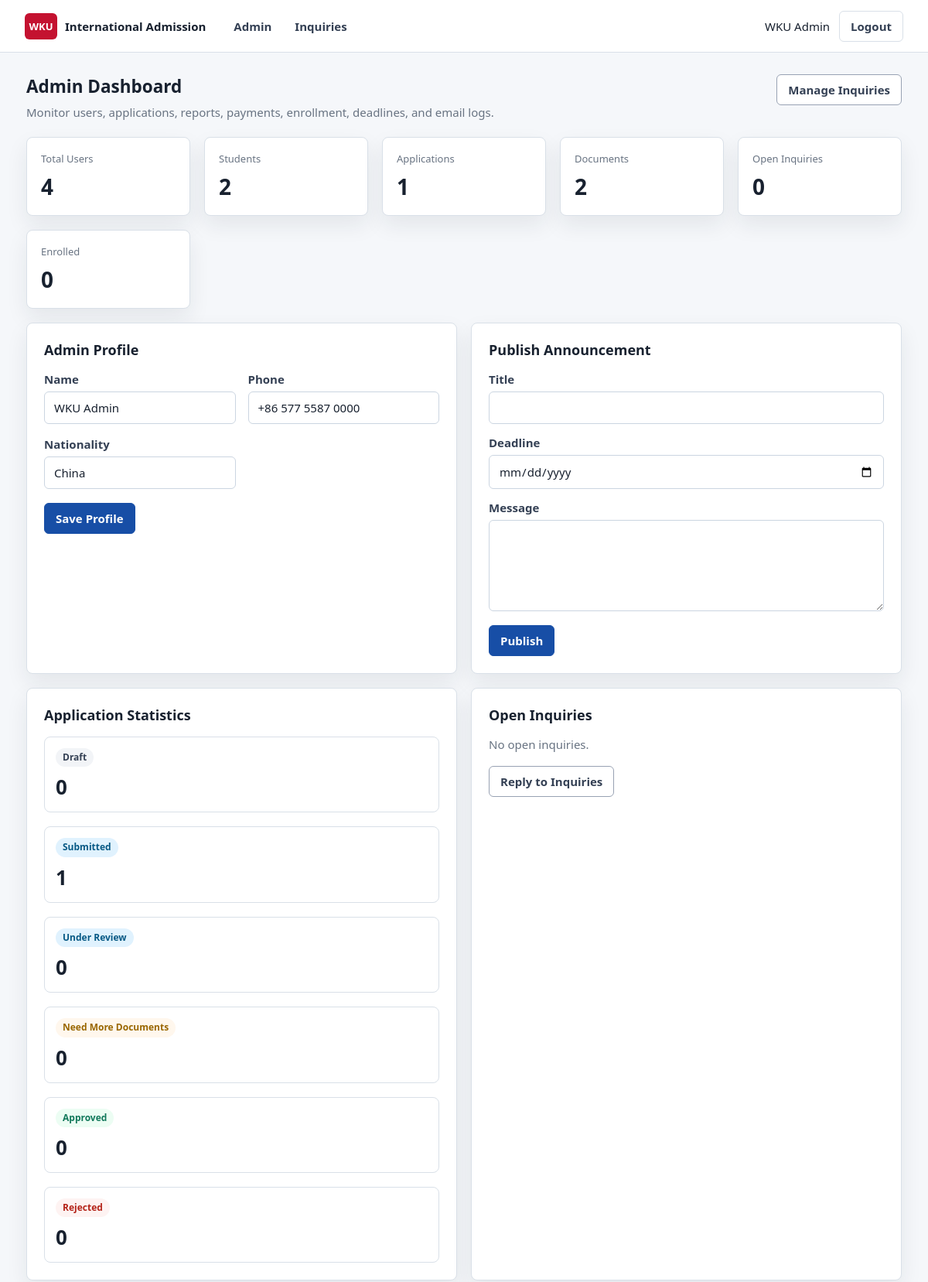
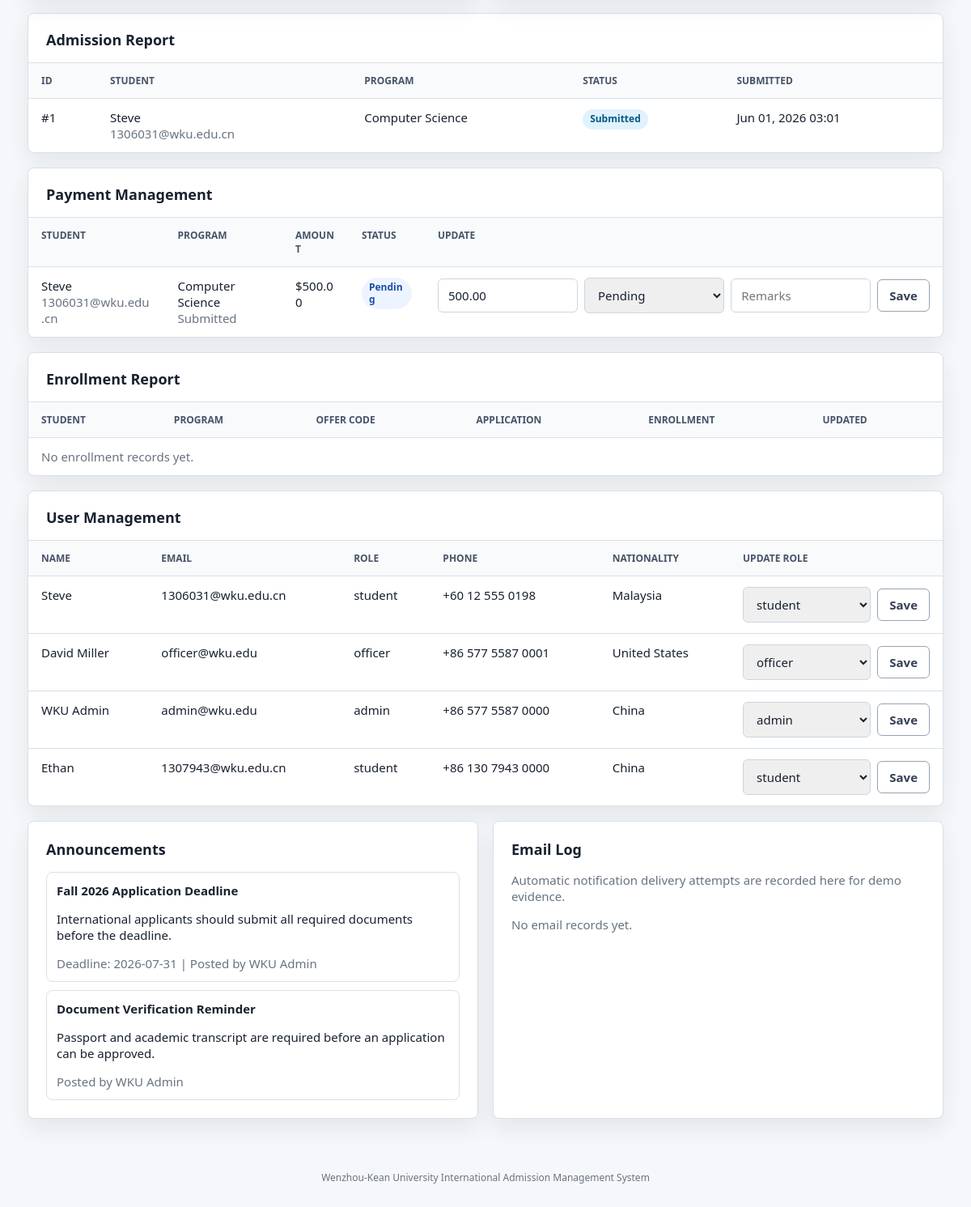
/admin_dashboard.php (signed in), run on the app's committed database (2 pictures, top to bottom).
### tables this page shows
CREATE TABLE users (
    user_id INT AUTO_INCREMENT PRIMARY KEY,
    name VARCHAR(120) NOT NULL,
    email VARCHAR(160) NOT NULL UNIQUE,
    password_hash VARCHAR(255) NOT NULL,
    role ENUM('student', 'officer', 'admin') NOT NULL DEFAULT 'student',
    phone VARCHAR(40) NULL,
    nationality VARCHAR(80) NULL,
    created_at DATETIME NOT NULL DEFAULT CURRENT_TIMESTAMP
);

CREATE TABLE applications (
    application_id INT AUTO_INCREMENT PRIMARY KEY,
    user_id INT NOT NULL,
    program VARCHAR(120) NOT NULL,
    intake VARCHAR(60) NOT NULL,
    date_of_birth DATE NULL,
    gender ENUM('Female', 'Male', 'Other') NULL,
    passport_number VARCHAR(80) NULL,
    previous_school VARCHAR(160) NULL,
    gpa DECIMAL(3, 2) NULL,
    english_score VARCHAR(80) NULL,
    personal_statement TEXT NULL,
    status ENUM('Draft', 'Submitted', 'Under Review', 'Need More Documents', 'Approved', 'Rejected') NOT NULL DEFAULT 'Draft',
    submission_date DATETIME NULL,
    updated_at DATETIME NOT NULL DEFAULT CURRENT_TIMESTAMP ON UPDATE CURRENT_TIMESTAMP,
    CONSTRAINT fk_applications_user
        FOREIGN KEY (user_id) REFERENCES users(user_id)
        ON DELETE CASCADE
);

CREATE TABLE payments (
    payment_id INT AUTO_INCREMENT PRIMARY KEY,
    application_id INT NOT NULL,
    amount DECIMAL(10, 2) NOT NULL DEFAULT 0.00,
    status ENUM('Pending', 'Paid', 'Waived') NOT NULL DEFAULT 'Pending',
    paid_at DATETIME NULL,
    remarks VARCHAR(255) NOT NULL DEFAULT '',
    updated_at DATETIME NOT NULL DEFAULT CURRENT_TIMESTAMP ON UPDATE CURRENT_TIMESTAMP,
    CONSTRAINT fk_payments_application
        FOREIGN KEY (application_id) REFERENCES applications(application_id)
        ON DELETE CASCADE
);

CREATE TABLE announcements (
    announcement_id INT AUTO_INCREMENT PRIMARY KEY,
    title VARCHAR(160) NOT NULL,
    body TEXT NOT NULL,
    deadline DATE NULL,
    created_by INT NOT NULL,
    created_at DATETIME NOT NULL DEFAULT CURRENT_TIMESTAMP,
    CONSTRAINT fk_announcements_admin
        FOREIGN KEY (created_by) REFERENCES users(user_id)
        ON DELETE CASCADE
);

### admin_dashboard.php (the view, shortened to what the rows shown need)
<?php
require_once __DIR__ . '/includes/Auth.php';
require_once __DIR__ . '/includes/ApplicationService.php';
$user = Auth::requireRole('admin');
$service = new ApplicationService();
$users = $service->users();
$announcements = $service->announcements();
$applications = $service->applicationsForReview();
$payments = $service->paymentsForReport();
require_once __DIR__ . '/includes/header.php';
?>
<section class="page-title">
    <div>
        <h1>Admin Dashboard</h1>
    </div>
</section>
<section class="grid two" style="margin-top: 18px;">
    <article class="panel">
        <h2>Admin Profile</h2>
        <form action="admin_dashboard.php" method="post">
            <div class="form-grid compact">
                <div class="field">
                    <label for="profile-name">Name</label>
                    <input id="profile-name" name="name" value="<?= e($user['name']) ?>" required>
                </div>
                <div class="field">
                    <label for="profile-phone">Phone</label>
                    <input id="profile-phone" name="phone" value="<?= e($user['phone'] ?? '') ?>">
                </div>
                <div class="field">
                    <label for="profile-nationality">Nationality</label>
                    <input id="profile-nationality" name="nationality" value="<?= e($user['nationality'] ?? '') ?>">
                </div>
            </div>
        </form>
    </article>
    <article class="panel">
        <h2>Publish Announcement</h2>
    </article>
</section>
<section class="grid two" style="margin-top: 18px;">
    <article class="panel">
        <h2>Application Statistics</h2>
    </article>
    <article class="panel">
        <h2>Open Inquiries</h2>
    </article>
</section>
<section class="table-panel wide" style="margin-top: 18px;">
    <h2>Admission Report</h2>
    <table>
        <thead>
        <tr>
            <th>ID</th>
            <th>Student</th>
            <th>Program</th>
            <th>Status</th>
            <th>Submitted</th>
        </tr>
        </thead>
        <tbody>
        <?php foreach ($applications as $application): ?>
            <tr>
                <td>#<?= (int) $application['application_id'] ?></td>
                <td><?= e($application['name']) ?><br><span class="muted"><?= e($application['email']) ?></span></td>
                <td><?= e($application['program']) ?></td>
                <td><span class="<?= e(status_class($application['status'])) ?>"><?= e($application['status']) ?></span></td>
                <td><?= format_datetime($application['submission_date']) ?></td>
            </tr>
        <?php endforeach; ?>
        </tbody>
    </table>
</section>
<section class="table-panel wide" style="margin-top: 18px;">
    <h2>Payment Management</h2>
    <table>
        <thead>
        <tr>
            <th>Student</th>
            <th>Program</th>
            <th>Amount</th>
            <th>Status</th>
            <th>Update</th>
        </tr>
        </thead>
        <tbody>
        <?php foreach ($payments as $payment): ?>
            <tr>
                <td><?= e($payment['name']) ?><br><span class="muted"><?= e($payment['email']) ?></span></td>
                <td><?= e($payment['program']) ?><br><span class="muted"><?= e($payment['application_status']) ?></span></td>
                <td>$<?= number_format((float) $payment['amount'], 2) ?></td>
                <td><span class="<?= e(status_class($payment['status'])) ?>"><?= e($payment['status']) ?></span></td>
                <td>
                    <form class="inline-form" action="admin_dashboard.php" method="post">
                        <input name="amount" type="number" min="0" step="0.01" value="<?= e($payment['amount']) ?>" aria-label="Amount">
                        <select name="status" aria-label="Payment status">
                            <?php foreach (['Pending', 'Paid', 'Waived'] as $status): ?>
                                <option value="<?= e($status) ?>" <?= selected($payment['status'], $status) ?>><?= e($status) ?></option>
                            <?php endforeach; ?>
                        </select>
                        <input name="remarks" value="<?= e($payment['remarks']) ?>" placeholder="Remarks">
                        <button class="btn secondary" type="submit">Save</button>
                    </form>
                </td>
            </tr>
        <?php endforeach; ?>
        </tbody>
    </table>
</section>
<section class="table-panel wide" style="margin-top: 18px;">
    <h2>Enrollment Report</h2>
    <table>
        <thead>
        <tr>
            <th>Student</th>
            <th>Program</th>
            <th>Offer Code</th>
            <th>Application</th>
            <th>Enrollment</th>
            <th>Updated</th>
        </tr>
        </thead>
    </table>
</section>
<section class="table-panel wide" style="margin-top: 18px;">
    <h2>User Management</h2>
    <table>
        <thead>
        <tr>
            <th>Name</th>
            <th>Email</th>
            <th>Role</th>
            <th>Phone</th>
            <th>Nationality</th>
            <th>Update Role</th>
        </tr>
        </thead>
        <tbody>
        <?php foreach ($users as $record): ?>
            <tr>
                <td><?= e($record['name']) ?></td>
                <td><?= e($record['email']) ?></td>
                <td><?= e($record['role']) ?></td>
                <td><?= e($record['phone'] ?: '-') ?></td>
                <td><?= e($record['nationality'] ?: '-') ?></td>
                <td>
                    <form class="inline-form compact" action="admin_dashboard.php" method="post">
                        <select name="role">
                            <?php foreach (['student', 'officer', 'admin'] as $role): ?>
                                <option value="<?= e($role) ?>" <?= selected($record['role'], $role) ?>><?= e($role) ?></option>
                            <?php endforeach; ?>
                        </select>
                        <button class="btn secondary" type="submit">Save</button>
                    </form>
                </td>
            </tr>
        <?php endforeach; ?>
        </tbody>
    </table>
</section>
<section class="grid two" style="margin-top: 18px;">
    <article class="panel">
        <h2>Announcements</h2>
        <?php if (!$announcements): ?>
            <p class="muted">No announcements published.</p>
        <?php else: ?>
            <ul class="list">
                <?php foreach ($announcements as $announcement): ?>
                    <li>
                        <strong><?= e($announcement['title']) ?></strong>
                        <p><?= e($announcement['body']) ?></p>
                        <span class="muted">
                            <?= $announcement['deadline'] ? 'Deadline: ' . e($announcement['deadline']) . ' | ' : '' ?>
                            Posted by <?= e($announcement['author_name']) ?>
                        </span>
                    </li>
                <?php endforeach; ?>
            </ul>
        <?php endif; ?>
    </article>
    <article class="panel">
        <h2>Email Log</h2>
    </article>
</section>
<?php require_once __DIR__ . '/includes/footer.php'; ?>

### includes/header.php (shortened to what the rows shown need)
<?php
$currentUser = Auth::user();
?>
<!DOCTYPE html>
<html lang="en">
<head>
    <link rel="stylesheet" href="assets/styles.css?v=<?= filemtime(__DIR__ . '/../assets/styles.css') ?>">
</head>
<body>
<?php if ($currentUser): ?>
    <header class="topbar">
        <a class="brand" href="index.php">
            <span class="brand-mark">WKU</span>
            <span>International Admission</span>
        </a>
        <nav class="nav">
            <?php if ($currentUser['role'] === 'student'): ?>
                <a href="student_dashboard.php">Dashboard</a>
                <a href="application_form.php">Application</a>
                <a href="upload_document.php">Documents</a>
                <a href="student_inquiries.php">Inquiries</a>
            <?php elseif ($currentUser['role'] === 'officer'): ?>
                <a href="officer_dashboard.php">Review</a>
                <a href="manage_inquiries.php">Inquiries</a>
            <?php elseif ($currentUser['role'] === 'admin'): ?>
                <a href="admin_dashboard.php">Admin</a>
                <a href="manage_inquiries.php">Inquiries</a>
            <?php endif; ?>
        </nav>
        <div class="account">
            <span><?= e($currentUser['name']) ?></span>
            <a class="btn ghost" href="logout.php">Logout</a>
        </div>
    </header>
<?php endif; ?>
<main class="<?= $currentUser ? 'shell' : 'auth-shell' ?>">

### data on the page
users: name "WKU Admin", phone "+86 577 5587 0000", nationality "China", email "admin@wku.edu", role "admin"
applications: application_id "1", user.name "Steve", user.email "1306031@wku.edu.cn", program "Computer Science", status "Submitted", submission_date "Jun 01, 2026 03:01"
payments: users.name "Steve", users.email "1306031@wku.edu.cn", application.program "Computer Science", application.status "Submitted", amount "500.00", status "Pending"
users: name "Steve", email "1306031@wku.edu.cn", role "student", phone "+60 12 555 0198", nationality "Malaysia"
users: name "David Miller", email "officer@wku.edu", role "officer", phone "+86 577 5587 0001", nationality "United States"
users: name "Ethan", email "1307943@wku.edu.cn", role "student", phone "+86 130 7943 0000", nationality "China"
announcements: title "Fall 2026 Application Deadline", body "International applicants should submit all required documents before the deadline.", deadline "2026-07-31", created_by.name "WKU Admin"
announcements: title "Document Verification Reminder", body "Passport and academic transcript are required before an application can be approved.", created_by.name "WKU Admin"

### other printed values
$stats['users'] "4"
$stats['students'] "2"
$stats['applications'] "1"
$stats['documents'] "2"
$stats['open_inquiries'] "0"
$stats['enrolled'] "0"
$status "Draft"
$total "0"
$status "Submitted"
$total "1"
$status "Under Review"
$status "Need More Documents"
$status "Approved"
$status "Rejected"
